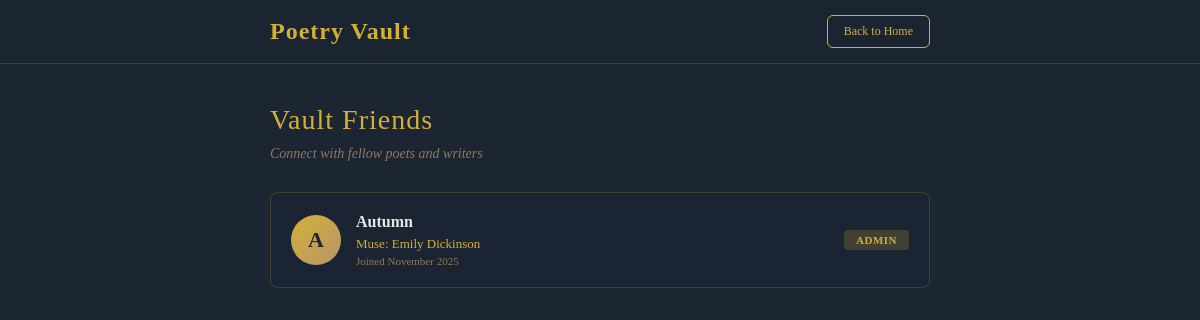
Page /users (signed in) on the committed database.
### models.py (models this page shows, shortened)
class User(UserMixin, db.Model):
    __tablename__ = 'users'
    id = db.Column(db.Integer, primary_key=True)
    username = db.Column(db.String(80), unique=True, nullable=False)
    email = db.Column(db.String(120), unique=True, nullable=False)
    password_hash = db.Column(db.String(255), nullable=False)
    age = db.Column(db.Integer, nullable=True)
    favorite_poet = db.Column(db.String(100), nullable=True)
    is_admin = db.Column(db.Boolean, default=False)
    has_seen_tutorial = db.Column(db.Boolean, default=False)
    created_at = db.Column(db.DateTime, default=datetime.utcnow)
    poems = db.relationship('Poem', backref='author', lazy=True)
    comments = db.relationship('Comment', backref='author', lazy=True)
    saved_poems = db.relationship('SavedPoem', backref='user', lazy=True, cascade='all, delete-orphan')
    likes = db.relationship('Like', backref='user', lazy=True, cascade='all, delete-orphan')
    notifications = db.relationship('Notification', backref='user', lazy=True, cascade='all, delete-orphan')
    highlights = db.relationship('Highlight', backref='user', lazy=True, cascade='all, delete-orphan')
    following = db.relationship('Follow', foreign_keys='Follow.follower_id', backref='follower', lazy='dynamic', cascade='all, delete-orphan')
    followers = db.relationship('Follow', foreign_keys='Follow.followed_id', backref='followed', lazy='dynamic', cascade='all, delete-orphan')

### app.py (the view)
    @app.route('/users')
    @login_required
    def users():
        from models import Follow
        classic_poet_names = ['Shakespeare', 'Rumi', 'Emily Dickinson', 'Edgar Allan Poe',
                             'Walt Whitman', 'Lord Byron', 'William Wordsworth',
                             'John Keats', 'Percy Shelley', 'Robert Burns',
                             'Robert Frost', 'Maya Angelou', 'Langston Hughes',
                             'المتنبي', 'قيس بن الملوح']
        all_users = User.query.filter(~User.username.in_(classic_poet_names)).order_by(User.created_at.desc()).all()
        current_user_following_ids = [f.followed_id for f in Follow.query.filter_by(follower_id=current_user.id).all()]
        return render_template('users.html', users=all_users, current_user_following_ids=current_user_following_ids)

### templates/users.html (shortened to what this page needs)
<!DOCTYPE html>
<html>
<head>
</head>
<body>
    <nav class="navbar">
        <div class="nav-container">
            <a href="/home" class="logo">Poetry Vault</a>
            <a href="/home" class="btn-back">Back to Home</a>
        </div>
    </nav>
    <div class="container">
        <h1>Vault Friends</h1>
        <p class="subtitle">Connect with fellow poets and writers</p>
        {% for user in users %}
        <div class="user-card">
            <a href="/user/{{ user.id }}">
                <div class="avatar">{{ user.username[0].upper() }}</div>
                <div class="user-info">
                    <strong>{{ user.username }}</strong>
                    <div class="poet">Muse: {{ user.favorite_poet }}</div>
                    <div class="joined">Joined {{ user.created_at.strftime('%B %Y') }}</div>
                </div>
            </a>
            {% if user.is_admin %}
            <div class="admin-badge">Admin</div>
            {% elif user.id != current_user.id %}
            <button class="follow-btn {% if user.id in current_user_following_ids %}following{% endif %}"
                    id="follow-btn-{{ user.id }}"
                    onclick="toggleFollow({{ user.id }})">
                {% if user.id in current_user_following_ids %}Following{% else %}Follow{% endif %}
            </button>
            {% endif %}
        </div>
        {% endfor %}
    </div>
</body>
</html>

### templates/users.html (style rules this page uses)
* { margin: 0; padding: 0; box-sizing: border-box; }
body { font-family: 'Georgia', 'Times New Roman', serif; background: #1c2532; min-height: 100vh; color: #e8e8e8; }
.navbar { background: rgba(28, 37, 50, 0.95); border-bottom: 1px solid rgba(212, 175, 55, 0.2); padding: 15px 0; position: sticky; top: 0; z-index: 100; }
.nav-container { max-width: 700px; margin: 0 auto; padding: 0 20px; display: flex; justify-content: space-between; align-items: center; }
.logo { font-size: 24px; color: #d4af37; font-weight: 600; letter-spacing: 1px; text-decoration: none; }
.btn-back { padding: 8px 16px; background: transparent; color: #d4af37; border: 1px solid #d4af37; border-radius: 6px; text-decoration: none; font-size: 12px; font-weight: 500; }
.container { max-width: 700px; margin: 40px auto; padding: 0 20px; }
h1 { color: #d4af37; font-size: 28px; margin-bottom: 10px; font-weight: normal; letter-spacing: 1px; }
.subtitle { color: #8e7a5a; font-size: 14px; margin-bottom: 30px; font-style: italic; }
.user-card { background: rgba(28, 37, 50, 0.8); border: 1px solid rgba(212, 175, 55, 0.2); border-radius: 8px; padding: 20px; margin-bottom: 15px; display: flex; align-items: center; gap: 15px; transition: border-color 0.2s; }
.avatar { width: 50px; height: 50px; border-radius: 50%; background: linear-gradient(135deg, #d4af37 0%, #b8956a 100%); display: flex; align-items: center; justify-content: center; color: #1c2532; font-weight: bold; font-size: 22px; flex-shrink: 0; }
.user-info { flex: 1; }
.user-info strong { color: #e8e8e8; font-size: 16px; display: block; font-weight: 600; margin-bottom: 5px; }
.user-info .poet { color: #d4af37; font-size: 13px; margin-bottom: 3px; }
.user-info .joined { color: #8e7a5a; font-size: 11px; }
.admin-badge { background: rgba(212, 175, 55, 0.2); color: #d4af37; padding: 4px 12px; border-radius: 4px; font-size: 11px; font-weight: 600; letter-spacing: 0.5px; text-transform: uppercase; }
.user-card a { text-decoration: none; color: inherit; flex: 1; display: flex; align-items: center; gap: 15px; }

### rows in the picture
User: username "A", username "Autumn", favorite_poet "Emily Dickinson", created_at "November 2025", is_admin "ADMIN"
